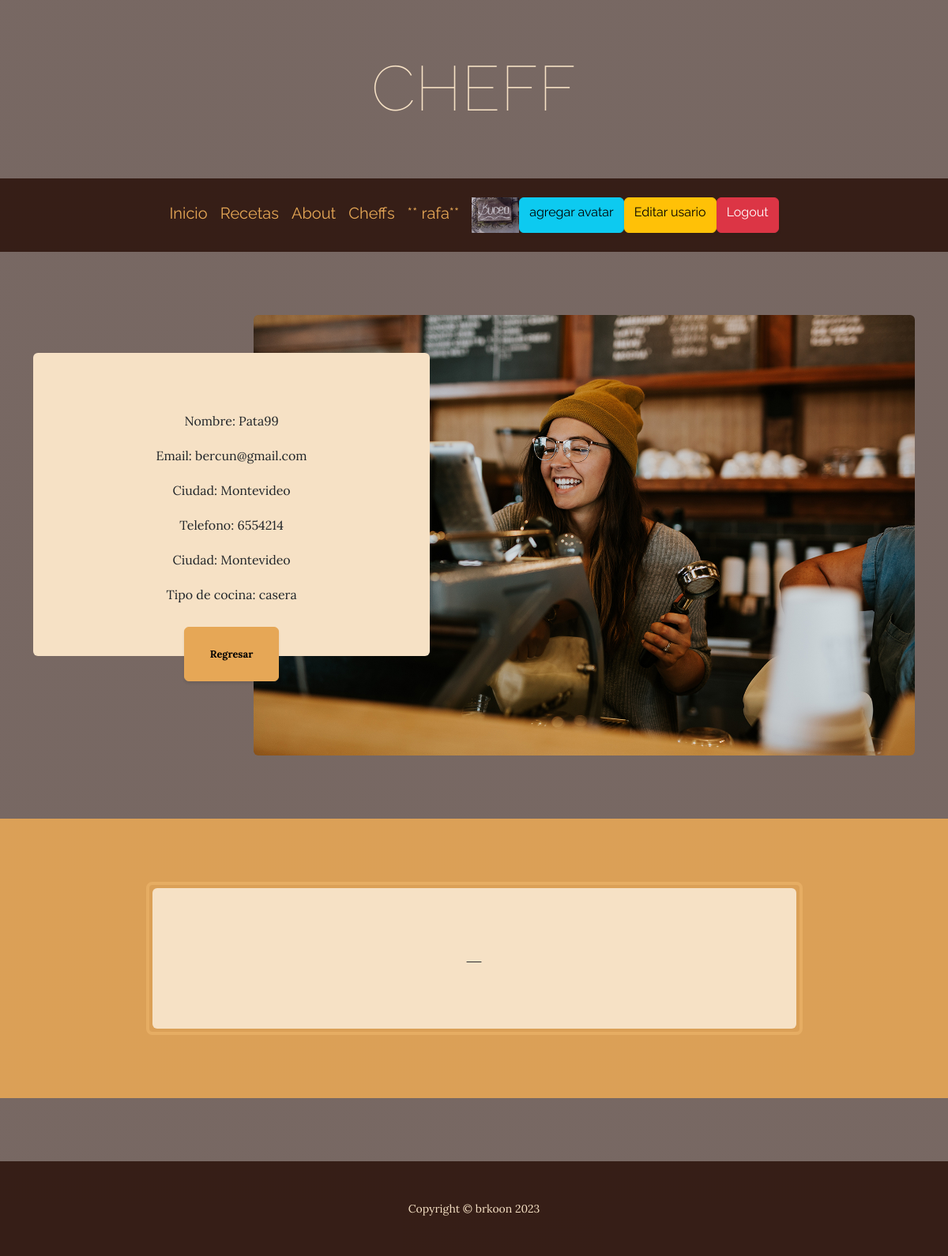
The page /AppRecetas/cheff/1/ (signed in) on the database its author committed.
### AppRecetas/models.py (models this page shows, shortened)
class Avatar(models.Model):
    usuario = models.ForeignKey(User, on_delete=models.CASCADE)
    image = models.ImageField(upload_to= "avatares", null=True, blank=True)

class Cheff(models.Model):
    nombreUsr = models.CharField(max_length=20)
    emailUsr = models.EmailField()
    telfonoUsr = models.IntegerField()
    ciudad = models.CharField(max_length=20)
    edad = models.IntegerField()
    tipoDeCocina = models.CharField(max_length=20)

### AppRecetas/views.py (the view)
# urls.py: path("cheff/<int:pk>/", DetalleCheff.as_view(), name="detalleCheff"),
class DetalleCheff(LoginRequiredMixin, DetailView):
  model  = Cheff

### AppRecetas/templates/AppRecetas/cheff_detail.html (shortened to what this page needs)
{% extends "AppRecetas/base.html" %}
{% block  titulo %}
Cheff
{% endblock  %}
{% block  complement %}
<p> Nombre: {{cheff.nombreUsr}}  </p>
<p> Email: {{cheff.emailUsr}}  </p>
<p> Ciudad: {{cheff.ciudad}}  </p>
<p> Telefono: {{cheff.telfonoUsr}}  </p>
<p> Ciudad: {{cheff.ciudad}}  </p>
<p> Tipo de cocina: {{cheff.tipoDeCocina}}  </p>
{% endblock  %}

### AppRecetas/templates/AppRecetas/base.html (shortened to what this page needs)
<!DOCTYPE html>
<html lang="en">
    <head>
        {% load static  %}
        <link href="{% static 'AppRecetas/css/styles.css'%}" rel="stylesheet" />
    </head>
    <body>
        <header>
            <h1 class="site-heading text-center text-faded d-none d-lg-block">
                <span class="site-heading-lower">
                    {% block  titulo %}
                     {% endblock %}
                </span>
            </h1>
        </header>
        <nav class="navbar navbar-expand-lg navbar-dark py-lg-4" id="mainNav">
            <div class="container">
                <div class="collapse navbar-collapse" id="navbarSupportedContent">
                    <ul class="navbar-nav mx-auto">
                        <a class="navbar-brand" href="{% url 'Inicio' %}">Inicio</a>
                <a class="navbar-brand" href="{% url 'RecetasMain' %}">Recetas</a>
                <a class="navbar-brand" href="{% url 'About' %}">About</a>
                {% if request.user.is_authenticated  %}
                <a class="navbar-brand" href="{% url 'listaCheff' %}">Cheffs</a>
                {% endif %}
                {% if request.user.is_authenticated  %}
                <a class="navbar-brand" href="">** {{user.username}}**</a>
                {% with user.avatar_set.first as  miPrimerAvatar %}
                {% if miPrimerAvatar  %}
                <a href="{% url 'listaavatar' %}">
                <img src="{{miPrimerAvatar.image.url}}" alt=" NO EXITE AVATAR", style="max-width: 60px;">
                </a>
                {% endif %}
                {% endwith %}
                <a class="btn btn-info" href="{% url 'AddAvatar' %}">agregar avatar</a>
                <a class="btn btn-warning" href="{% url 'EditUsr' %}">Editar usario</a>
                <a class="btn btn-danger" href="{% url 'Logout' %}">Logout</a>
                {% else %}
                <a class="btn btn-success" href="{% url 'Login' %}">Login</a>
                <a class="btn btn-primary" href="{% url 'Register' %}">Registrarse</a>
                {% endif %}
                    </ul>
                </div>
            </div>
        </nav>
        <section class="page-section clearfix">
            <div class="container">
                <div class="intro">
                    <img class="intro-img img-fluid mb-3 mb-lg-0 rounded" src="{% static 'AppRecetas/assets/img/intro.jpg' %}" alt="..." />
                    <div class="intro-text left-0 text-center bg-faded p-5 rounded">
                        <p class="mb-3">
                            {% block  complement %}
                            {% endblock %}
                        </p>
                        <div class="intro-button mx-auto"><a class="btn btn-primary btn-xl" href="{% url 'Inicio' %}">Regresar</a></div>
                    </div>
                </div>
            </div>
        </section>
        <section class="page-section cta">
            <div class="container">
                <div class="row">
                    <div class="col-xl-9 mx-auto">
                        <div class="cta-inner bg-faded text-center rounded">
                            <h2 class="section-heading mb-4">
                                <span class="section-heading-lower">_</span>
                            </h2>
                        </div>
                    </div>
                </div>
            </div>
        </section>
        <footer class="footer text-faded text-center py-5">
            <div class="container">
                <p class="m-0 small">Copyright &copy; brkoon  2023</p>
            </div>
        </footer>
    </body>
</html>

### rows shown on the page
Avatar: image (picture)
Cheff: nombreUsr "Pata99", emailUsr "bercun@gmail.com", ciudad "Montevideo", telfonoUsr "6554214", tipoDeCocina "casera"

### other values the page prints
{{ user.username }} "rafa"
